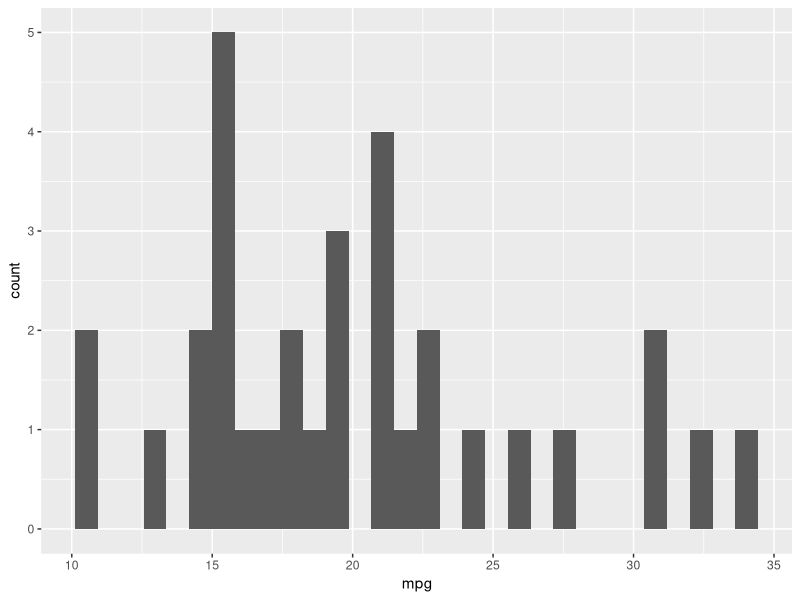
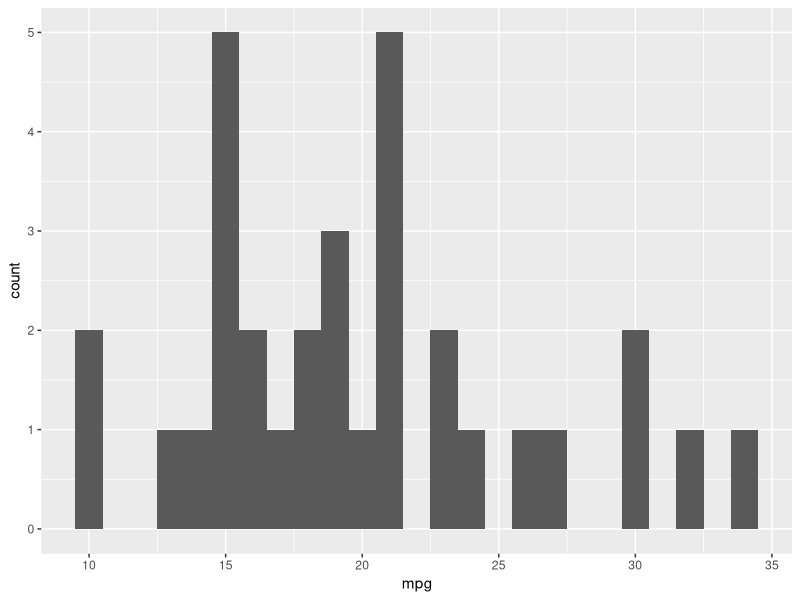
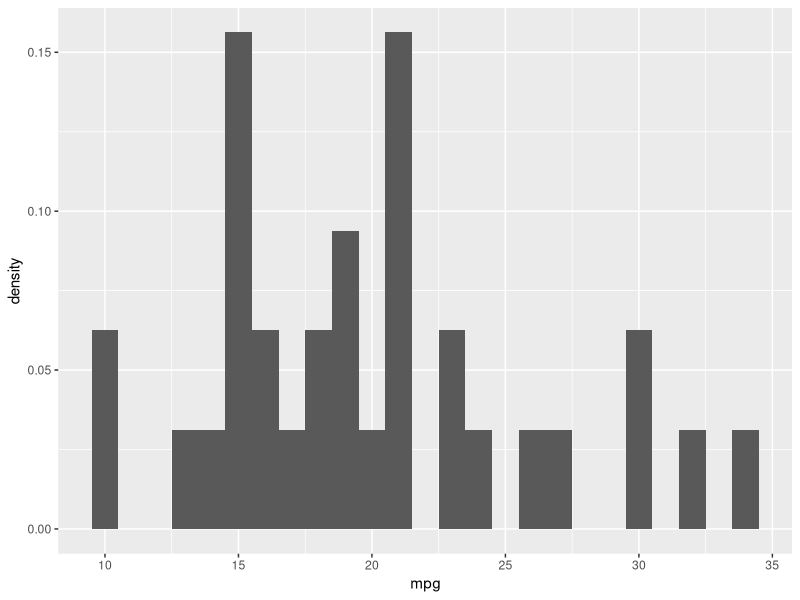
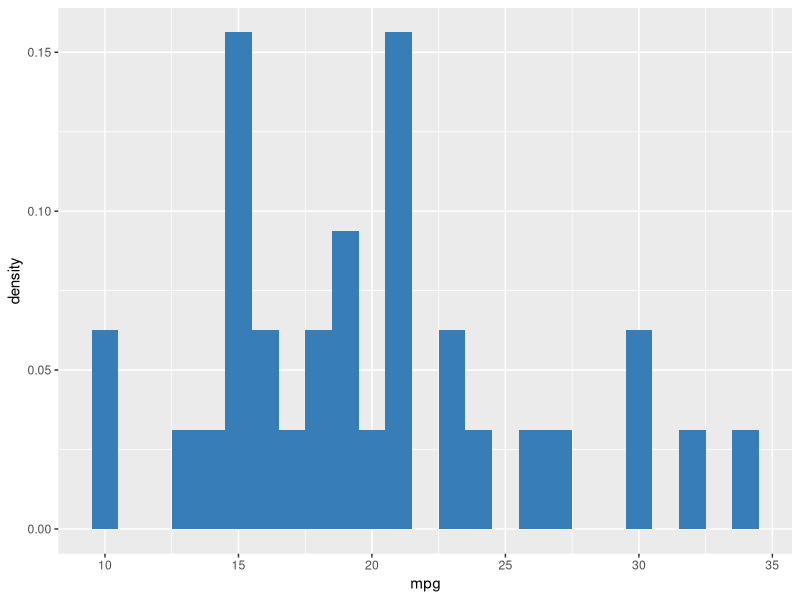
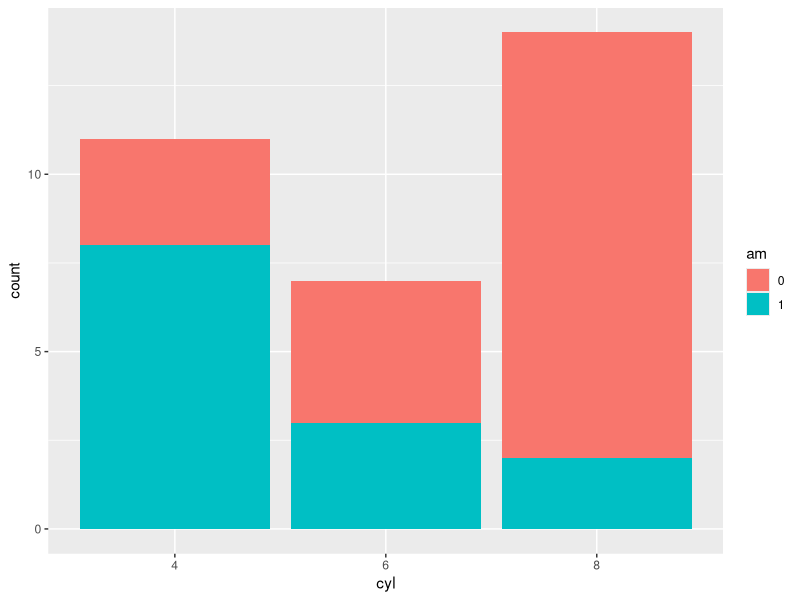
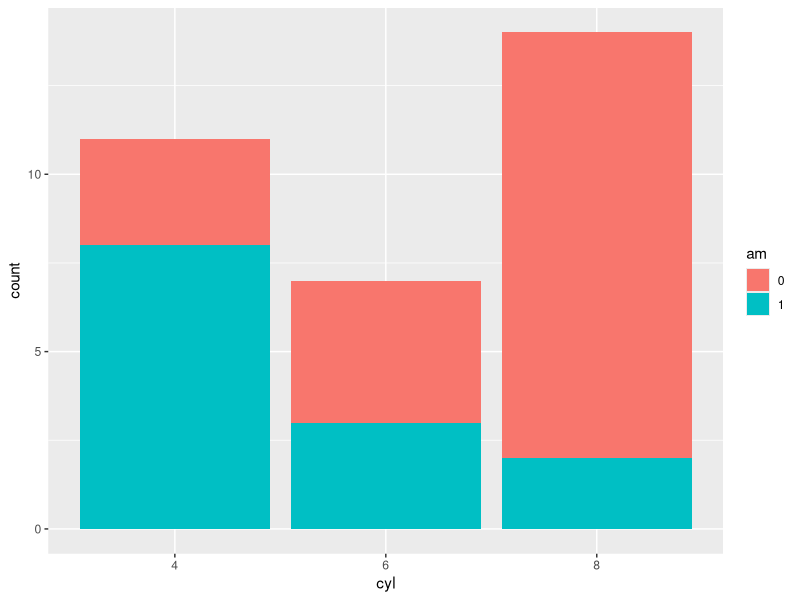
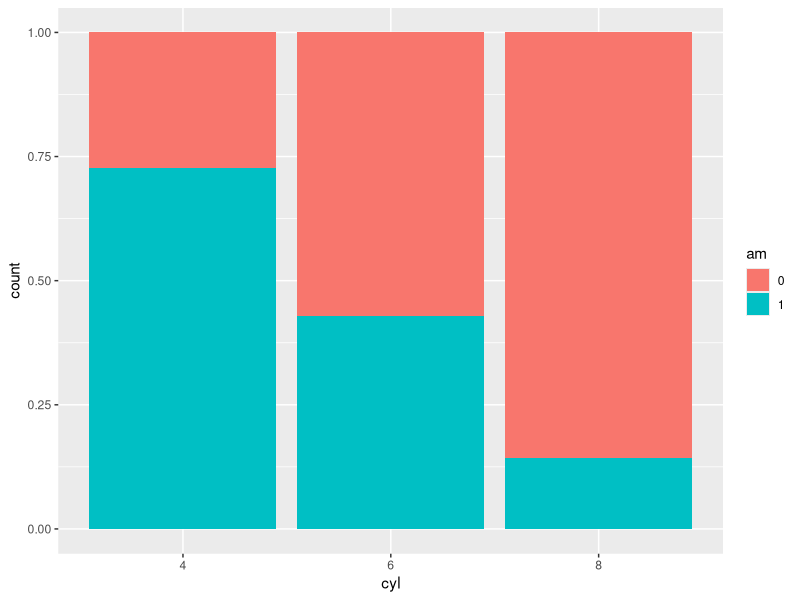
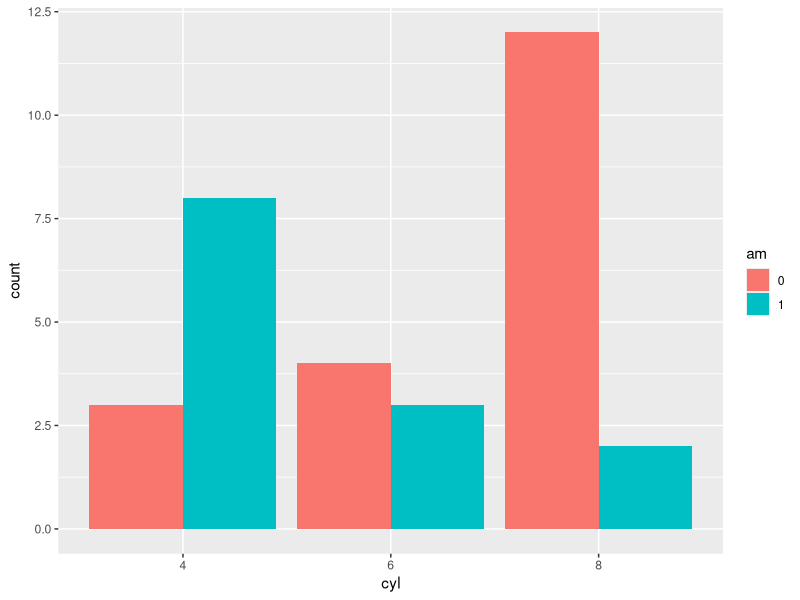

Reproduce these figures in R, in order.
## ---- chunk 1
library(ggplot2)
## ---- chunk 2
ggplot(mtcars, aes(x = mpg)) +
  geom_histogram()
## ---- chunk 3
ggplot(mtcars, aes(x = mpg)) +
  geom_histogram(binwidth = 1)
## ---- chunk 4
ggplot(mtcars, aes(x = mpg)) +
  geom_histogram(aes(y= ..density..),binwidth = 1)
## ---- chunk 5
ggplot(mtcars, aes(x = mpg)) +
  geom_histogram(aes(y= ..density..),binwidth = 1, fill = "#377EB8")
## ---- chunk 6
mtcars$cyl <- as.factor(mtcars$cyl) 
## ---- chunk 7
mtcars$am <- as.factor(mtcars$am)
## ---- chunk 8
ggplot(mtcars, aes(x = cyl, fill = am)) +
  geom_bar()
## ---- chunk 9
ggplot(mtcars, aes(x = cyl, fill = am)) +
  geom_bar(position = "stack")
## ---- chunk 10
ggplot(mtcars, aes(x = cyl, fill = am)) +
  geom_bar(position = "fill")
## ---- chunk 11
ggplot(mtcars, aes(x = cyl, fill = am)) +
  geom_bar(position = "dodge")
## ---- chunk 12
posn_d <- position_dodge(width = 0.2)
## ---- chunk 13
ggplot(mtcars, aes(x = cyl, fill = am)) +
  geom_bar(position = posn_d)
## ---- chunk 14
ggplot(mtcars, aes(x = cyl, fill = am)) +
  geom_bar(position = posn_d, alpha = 0.6)
## ---- chunk 15
ggplot(mtcars, aes(mpg, fill = cyl)) +
  geom_histogram(binwidth = 1)
## ---- chunk 16
ggplot(mtcars, aes(mpg, fill = cyl)) +
  geom_histogram(binwidth = 1, position = "identity")
## ---- chunk 17
ggplot(mtcars, aes(mpg, col = cyl)) +
  geom_freqpoly(binwidth = 1, position = "identity")
## ---- chunk 18
ggplot(mtcars, aes(x = cyl, fill = am)) +
  geom_bar() +
  scale_fill_brewer(palette = "Set1")
## ---- chunk 19
library(car)
## ---- chunk 20
str(Vocab)
## ---- chunk 21
ggplot(Vocab, aes(x = factor(education), fill = factor(vocabulary))) + 
  geom_bar(position = "fill") + 
  scale_fill_brewer(palette = "Set1")
## ---- chunk 22
library(RColorBrewer)
## ---- chunk 23
blues <- brewer.pal(9, "Blues") # from the RColorBrewer package
## ---- chunk 24
blue_range <- colorRampPalette(blues)
## ---- chunk 25
ggplot(Vocab, aes(x = factor(education), fill = factor(vocabulary))) +
  geom_bar(position = "fill") +
  scale_fill_manual(values = blue_range(11))
## ---- chunk 26
ggplot(mtcars, aes(mpg)) +
  geom_histogram(binwidth = 1)
## ---- chunk 27
ggplot(mtcars, aes(mpg, fill = am)) +
  geom_histogram(binwidth = 1)
## ---- chunk 28
ggplot(mtcars, aes(mpg, fill = am)) +
  geom_histogram(binwidth = 1, position = "dodge")
## ---- chunk 29
ggplot(mtcars, aes(mpg, fill = am)) +
  geom_histogram(binwidth = 1, position = "fill")
## ---- chunk 30
ggplot(mtcars, aes(mpg, fill = am)) +
  geom_histogram(binwidth = 1, position = "identity", alpha = 0.4)
## ---- chunk 31
ggplot(mtcars, aes(mpg, fill = cyl)) +
  geom_histogram(binwidth = 1, position = "identity", alpha = 0.4)
